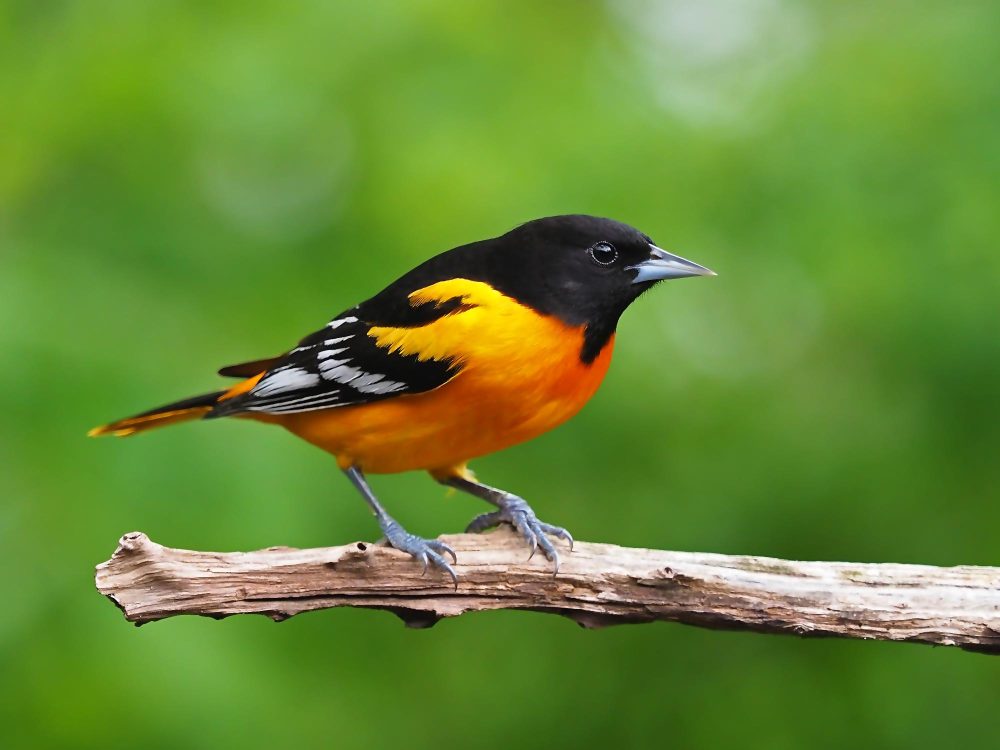
#> input picture Bài Thi ca thứ 4/Bài thi ca thứ 4/bird1.jpg, 2000 x 1500 px, given in place of bird.jpg, which was not available (shown at 1/2 size)
$ jupyter execute 'De 2.IPYNB'   (text cells are left out)
#> lines starting #> are read from the running program, lines starting #| are printed output that depends on the picture; after the words box and inside, x2 and y2 are one past the last pixel; in counts of white or black regions, pixels touching at a corner belong together; pictures that were not available may be replaced by others from this repository, and a replacement may not be noted
[cell 1]
import numpy as np
import imageio.v2 as iio
import scipy.ndimage as sn
from skimage import feature
import matplotlib.pylab as plt
import colorsys
import cv2

a = iio.imread('bird.jpg').astype(np.uint8)
#> a is the input picture: shape (1500, 2000, 3); mean R, G, B 103.1, 137.5, 53.2

# Bilateral Filter
bilateral = cv2.bilateralFilter(a, d=9, sigmaColor=75, sigmaSpace=75)
iio.imsave('bird1.jpg', bilateral)

# Canny Edge Detection
gray = cv2.cvtColor(a, cv2.COLOR_BGR2GRAY) if len(a.shape) == 3 else a
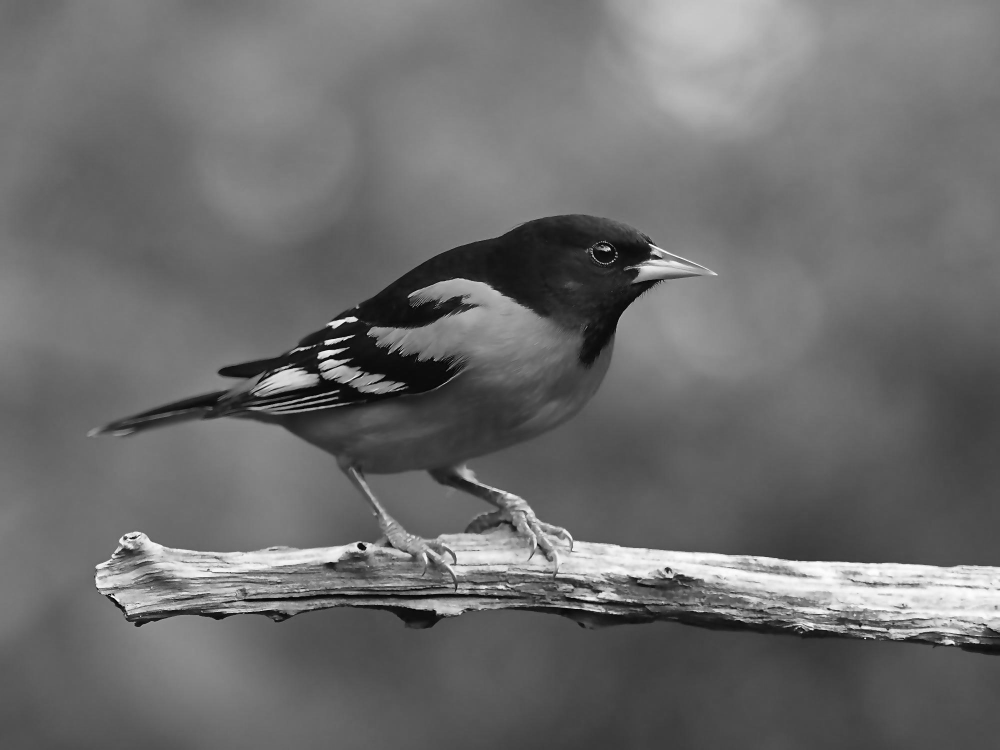
#> gray: shape (1500, 2000) (shown at 1/2 size); min 0, max 255, mean 108.4
canny = cv2.Canny(gray, threshold1=100, threshold2=200)
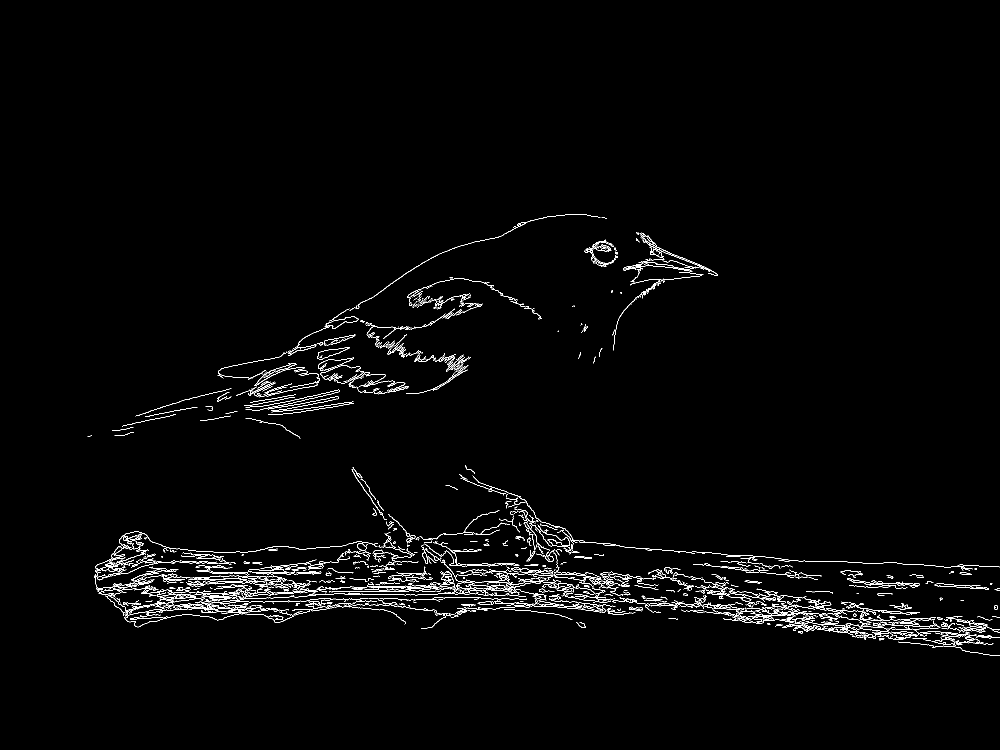
#> canny: shape (1500, 2000) (shown at 1/2 size); 1.7% white in thin lines or dots, all inside (x1, y1, x2, y2) = (175, 428, 2000, 1312)
iio.imsave('bird2.jpg', canny)
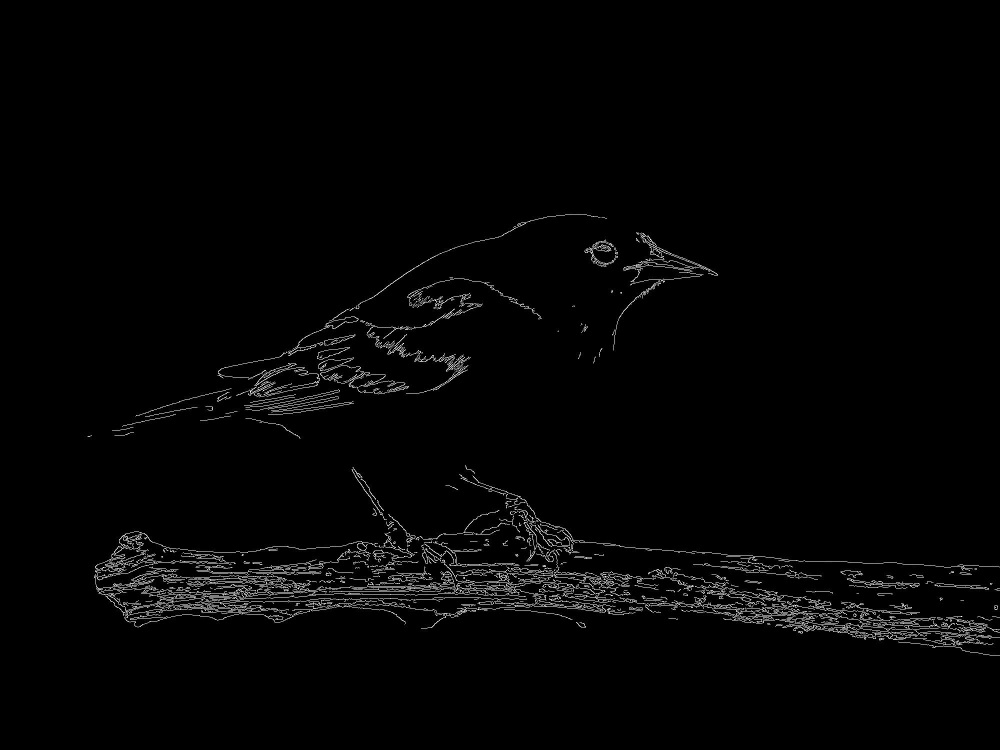
#> saved as bird2.jpg: shape (1500, 2000) (shown at 1/2 size); min 0, max 255, mean 4.5

# Đổi kênh màu BGR → BRG
if len(a.shape) == 2:
    a_color = np.stack((a, a, a), axis=-1)
else:
    a_color = a

# Hoán đổi BGR -> BRG
swapped = a_color[:, :, [0, 2, 1]]
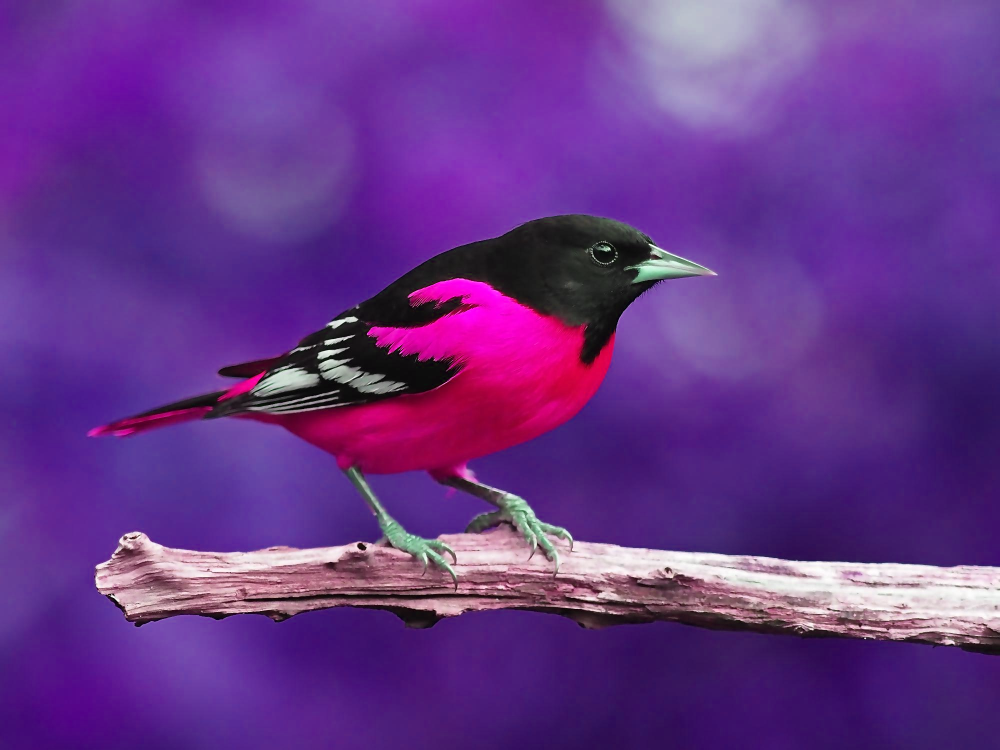
#> swapped: shape (1500, 2000, 3) (shown at 1/2 size); mean R, G, B 103.1, 53.2, 137.5
iio.imsave('bird3_swapped.jpg', swapped)

# Chuyển sang YCrCb
a_ycrcb = cv2.cvtColor(a_color, cv2.COLOR_BGR2YCrCb)
#> a_ycrcb: shape (1500, 2000, 3); mean of channels 0, 1, 2 108.4, 88.7, 125
y_channel = a_ycrcb[:, :, 0]
cr_channel = a_ycrcb[:, :, 1]
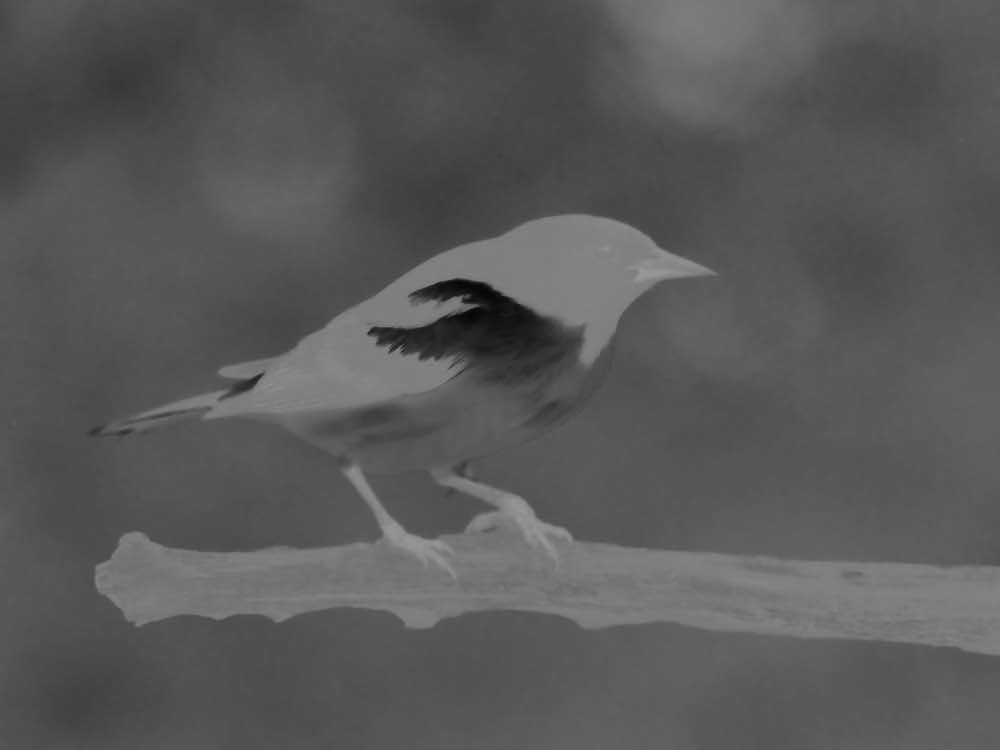
#> cr_channel: shape (1500, 2000) (shown at 1/2 size); min 3, max 152, mean 88.7
cb_channel = a_ycrcb[:, :, 2]
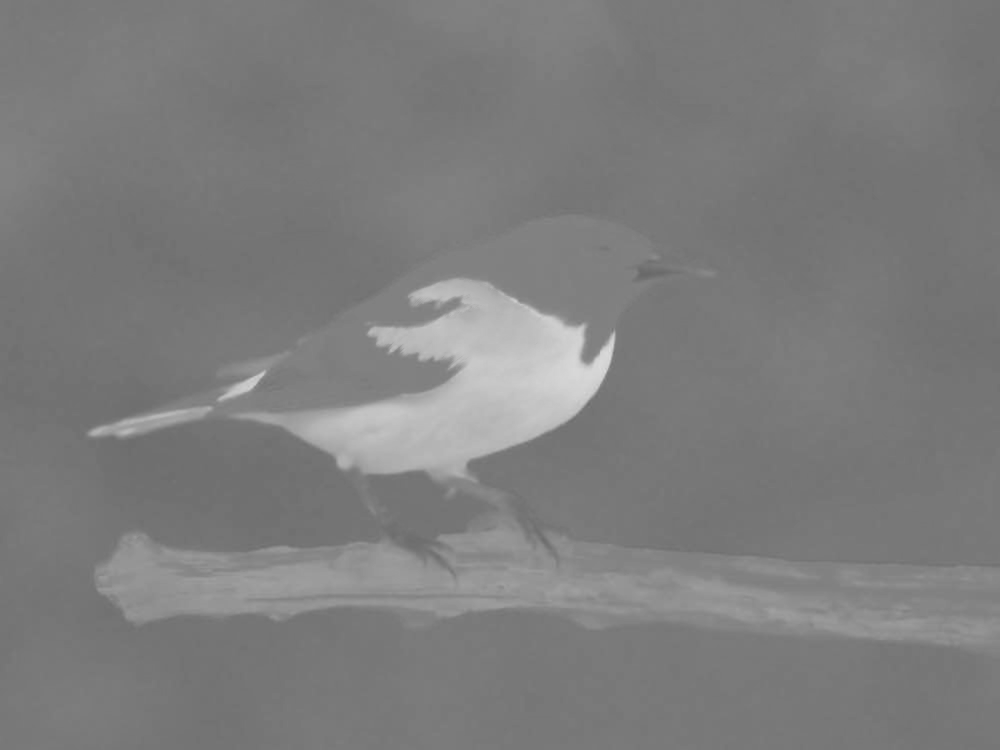
#> cb_channel: shape (1500, 2000) (shown at 1/2 size); min 105, max 222, mean 125
iio.imsave('bird_Y.jpg', y_channel)
iio.imsave('bird_Cr.jpg', cr_channel)
iio.imsave('bird_Cb.jpg', cb_channel)

# Kết quả
plt.figure(figsize=(12, 6))
plt.subplot(231)
plt.imshow(bilateral)
plt.title("Bilateral Filter")

plt.subplot(232)
plt.imshow(canny)
plt.title("Canny Edges")

plt.subplot(233)
plt.imshow(swapped)
plt.title("Color Swapped (BRG)")

plt.subplot(234)
plt.imshow(y_channel)
plt.title("Y Channel")

plt.subplot(235)
plt.imshow(cr_channel)
plt.title("Cr Channel")

plt.subplot(236)
plt.imshow(cb_channel)
plt.title("Cb Channel")

plt.tight_layout()
plt.show()

$ run again, on Bài Thi ca thứ 4/Bài thi ca thứ 4/bird2.jpg
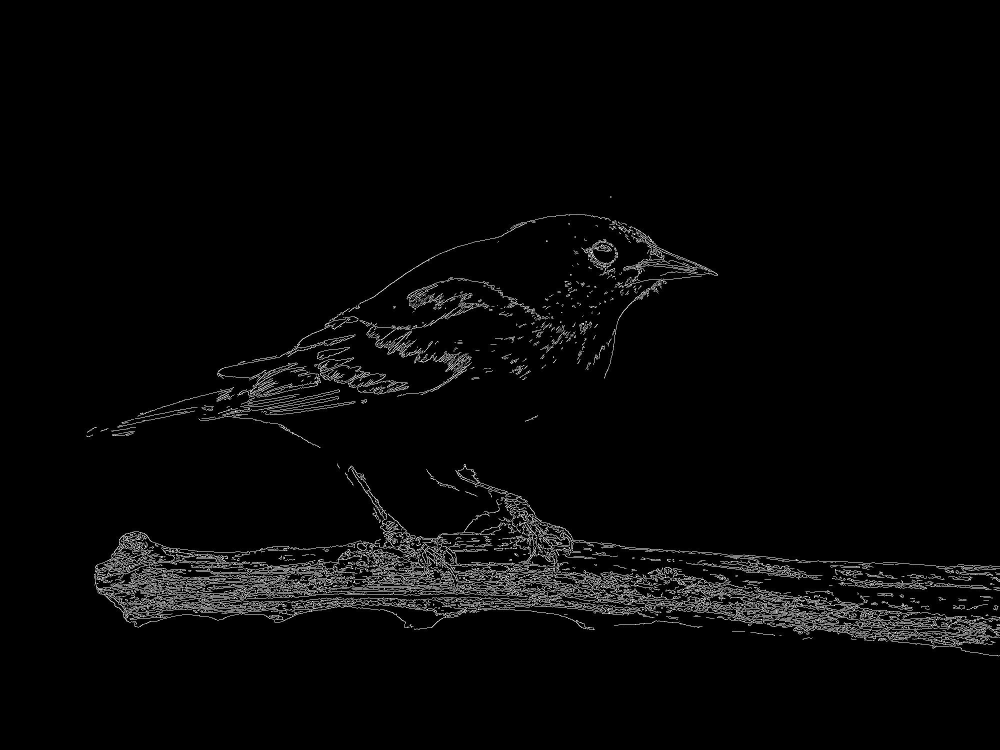
#> input picture Bài Thi ca thứ 4/Bài thi ca thứ 4/bird2.jpg, 2000 x 1500 px, given in place of bird.jpg, which was not available (shown at 1/2 size)
#> a is the input picture: shape (1500, 2000); min 0, max 255, mean 7
#> `canny = cv2.Canny(gray, threshold1=100, threshold2=200)`:
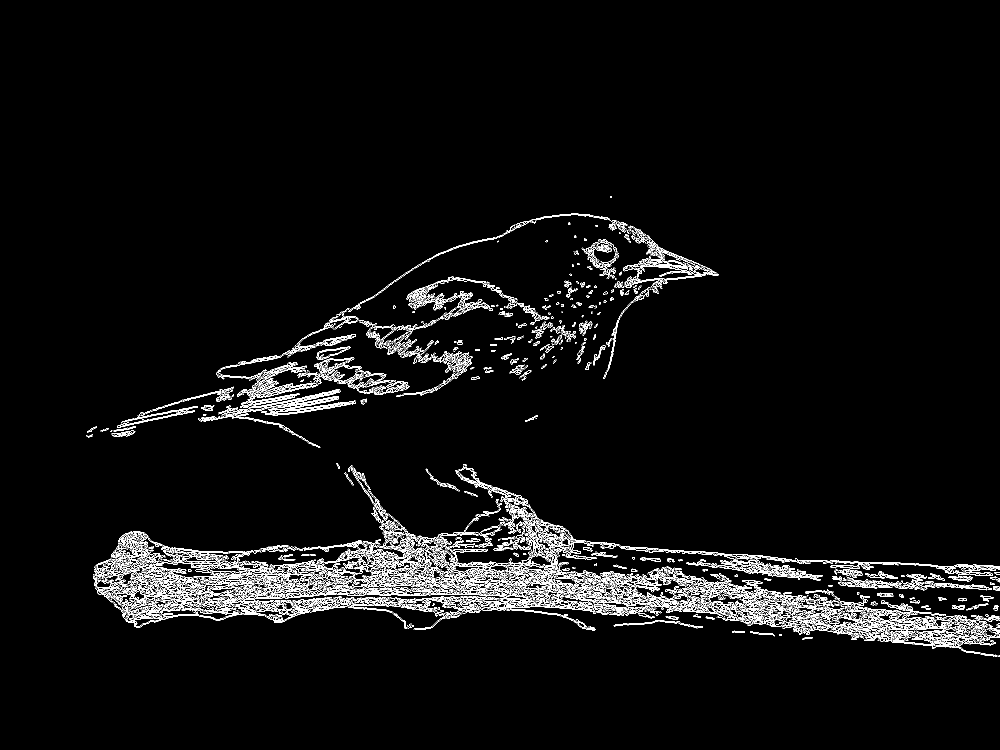
#> canny: shape (1500, 2000) (shown at 1/2 size); 3.6% white in thin lines or dots, all inside (x1, y1, x2, y2) = (172, 392, 2000, 1313)
#> `iio.imsave('bird2.jpg', canny)`:
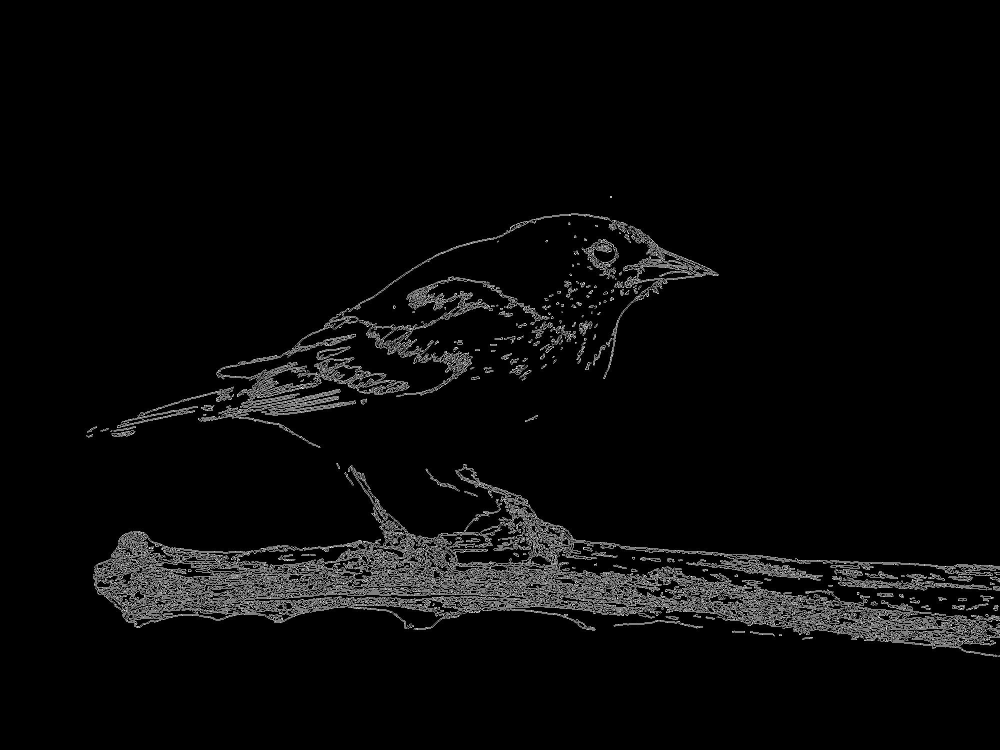
#> saved as bird2.jpg: shape (1500, 2000) (shown at 1/2 size); min 0, max 255, mean 9.3
#> a_ycrcb: shape (1500, 2000, 3); mean of channels 0, 1, 2 7, 128, 128
#> cr_channel: shape (1500, 2000); every value is 128

$ run again, on Bài Thi ca thứ 4/Bài thi ca thứ 4/bird3_swapped.jpg
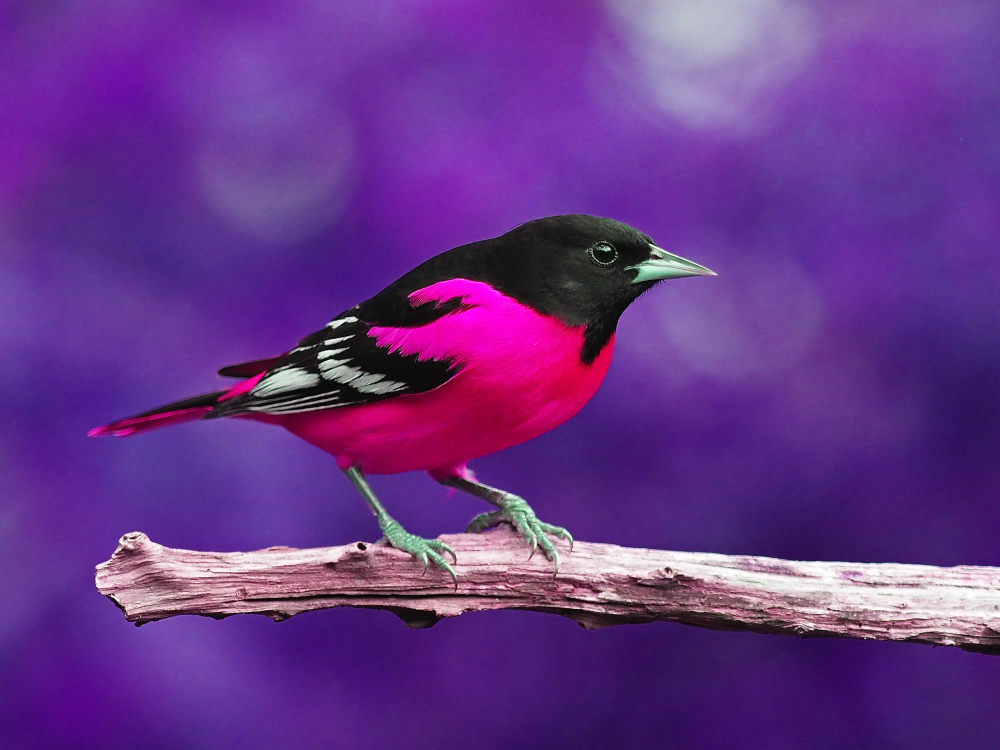
#> input picture Bài Thi ca thứ 4/Bài thi ca thứ 4/bird3_swapped.jpg, 2000 x 1500 px, given in place of bird.jpg, which was not available (shown at 1/2 size)
#> a is the input picture: shape (1500, 2000, 3); mean R, G, B 103, 53.1, 137.6
#> `canny = cv2.Canny(gray, threshold1=100, threshold2=200)`:
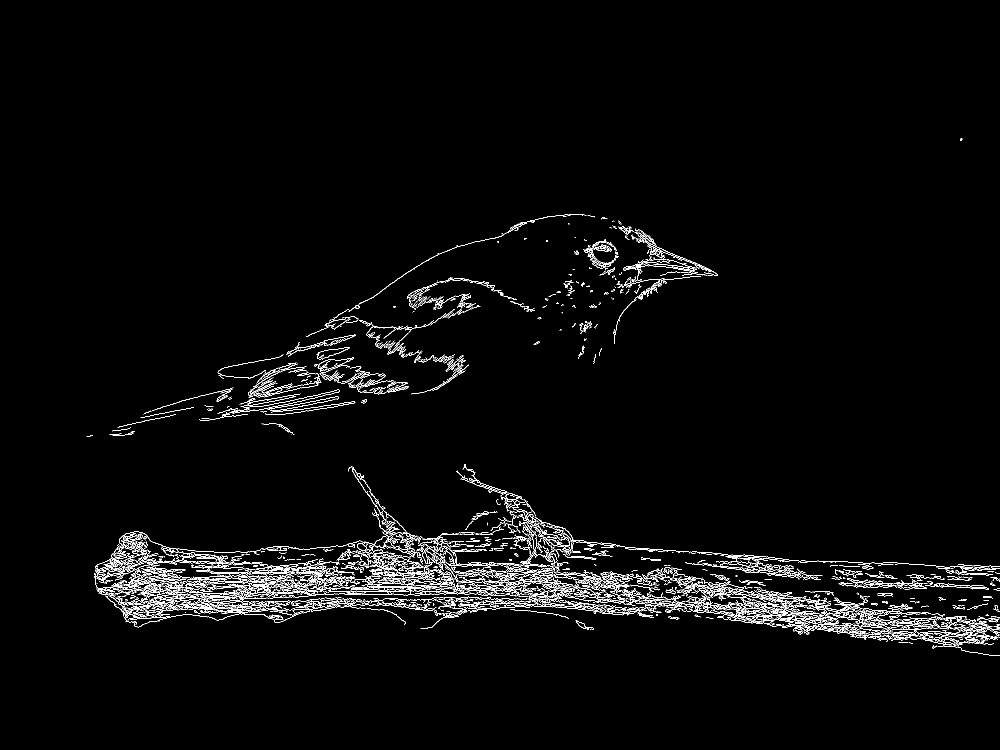
#> canny: shape (1500, 2000) (shown at 1/2 size); 2.5% white in thin lines or dots, all inside (x1, y1, x2, y2) = (173, 276, 2000, 1312)
#> a_ycrcb: shape (1500, 2000, 3); mean of channels 0, 1, 2 84.1, 166.1, 138.7
#> `cb_channel = a_ycrcb[:, :, 2]`:
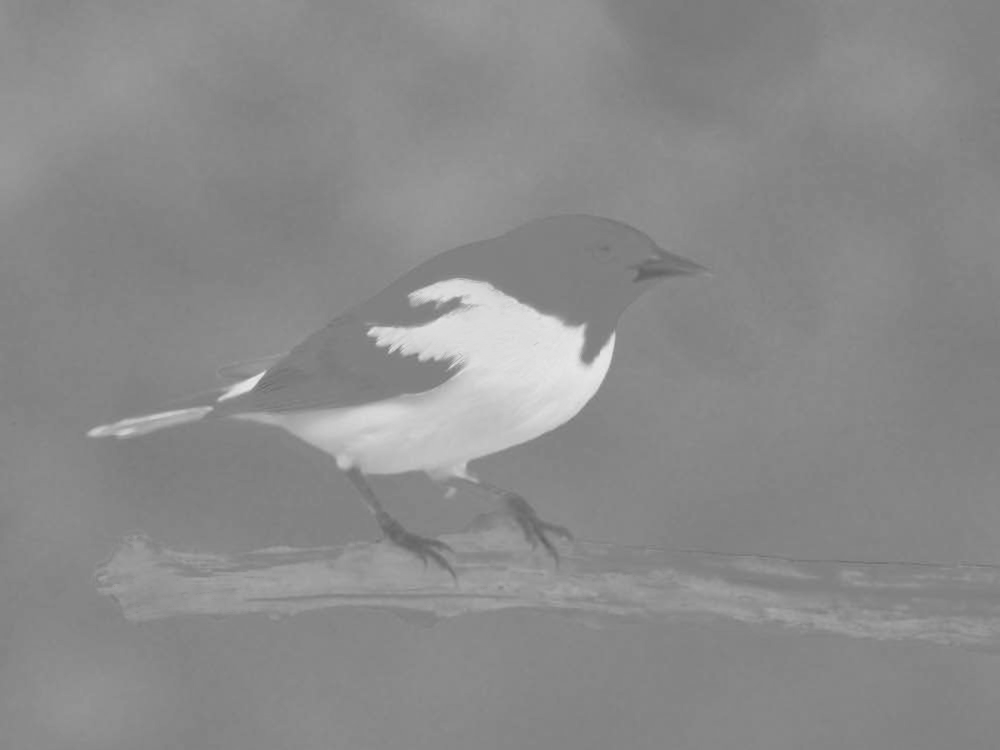
#> cb_channel: shape (1500, 2000) (shown at 1/2 size); min 95, max 235, mean 138.7
